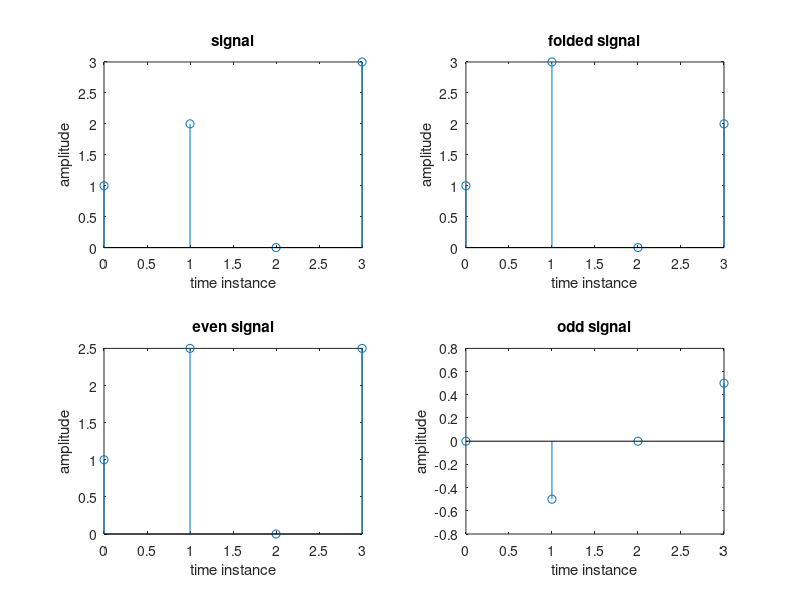

Write MATLAB code to recreate this figure.
x=[1 2 0 3];
lx=length(x);
n=0:lx-1;
n1=mod(-n,lx);
x1=x(n1+1);
xe=0.5*(x+x1);
xo=0.5*(x-x1);
subplot(2,2,1);
stem(n,x);
xlabel("time instance");
ylabel("amplitude");
title("signal");
subplot(2,2,2);
stem(n,x1);
xlabel("time instance");
ylabel("amplitude");
title("folded signal");
subplot(2,2,3);
stem(n,xe);
xlabel("time instance");
ylabel("amplitude");
title("even signal");
subplot(2,2,4);
stem(n,xo);
xlabel("time instance");
ylabel("amplitude");
title("odd signal");